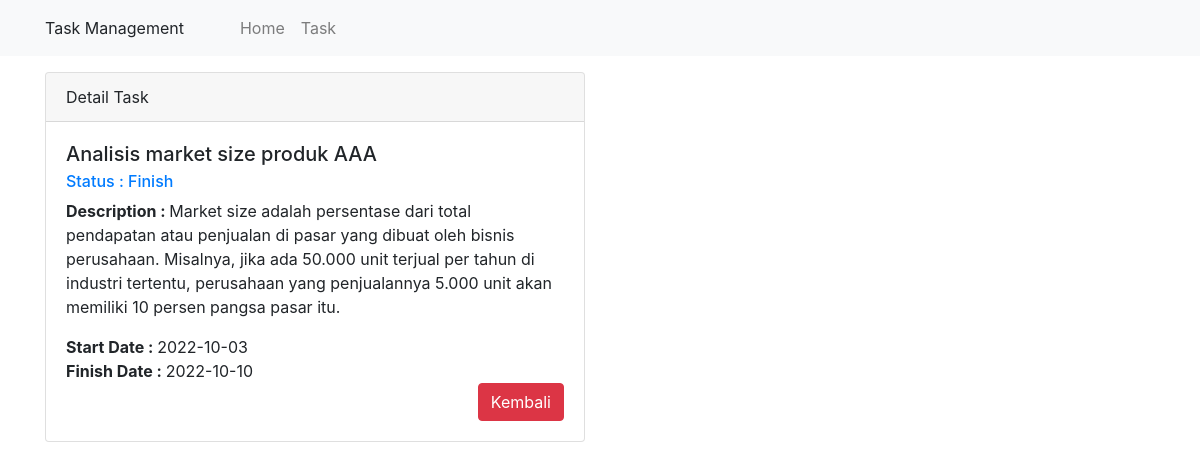
Page /task-management/tasks/detail/3 on the committed database.
### tables this page shows
CREATE TABLE `tasks` (
  `id` int(11) NOT NULL,
  `category_id` int(11) NOT NULL,
  `title` varchar(225) NOT NULL,
  `description` text NOT NULL,
  `start_date` date NOT NULL,
  `finish_date` date NOT NULL,
  `status` enum('New','On Progress','Finish') NOT NULL
);

### task-management/application/controllers/Tasks.php (called while the page is built, shortened)
<?php
class Tasks extends CI_Controller
{
    public function __construct()
    {
        $this->load->model('Tasks_model');
        $this->load->library('form_validation');
    }
    public function detail($id)
    {
        $data['judul'] = 'Detail Task';
        $data['tasks'] = $this->Tasks_model->getTasksById($id);
        $this->load->view('templates/header', $data);
        $this->load->view('tasks/detail', $data);
        $this->load->view('templates/footer');
    }
}

### task-management/index.php (called while the page is built, shortened)
<?php
require_once BASEPATH.'core/CodeIgniter.php';

### task-management/application/models/Tasks_model.php (called while the page is built, shortened)
<?php
class Tasks_model extends CI_Model
{
    public function getTasksById($id)
    {
        return $this->db->get_where('tasks', ['id' => $id])->row_array();
    }
}

### task-management/application/views/tasks/detail.php (the view)
<div class="container">
    <div class="row mt-3">
        <div class="col-md-6">
            <div class="card">
                <div class="card-header">
                    Detail Task
                </div>
                <div class="card-body">
                    <h5 class="card-title"><?= $tasks['title']; ?></h5>
                    <h6 class="card-subtitle mb-2 text-primary">Status : <?= $tasks['status']; ?></h6>
                    <p class="card-text"><b>Description : </b><?= $tasks['description']; ?></p>
                    <a class="card-link"><b>Start Date : </b><?= $tasks['start_date']; ?></a> <br>
                    <a class="card-link"><b>Finish Date : </b><?= $tasks['finish_date']; ?></a> <br>
                    <a href="<?= base_url(); ?>tasks" class="btn btn-danger float-right">Kembali</a>
                </div>
            </div>
        </div>
    </div>
</div>

### rows in the picture
tasks: title "Analisis market size produk AAA", status "Finish", description "Market size adalah persentase dari total pendapatan atau penjualan di pasar yang dibuat oleh bisnis perusahaan. Misalnya, jika ada 50.000 unit terjual per tahun di industri tertentu, perusahaan yang penjualannya 5.000 unit akan memiliki 10 persen pangsa pasar itu.", start_date "2022-10-03", finish_date "2022-10-10"
